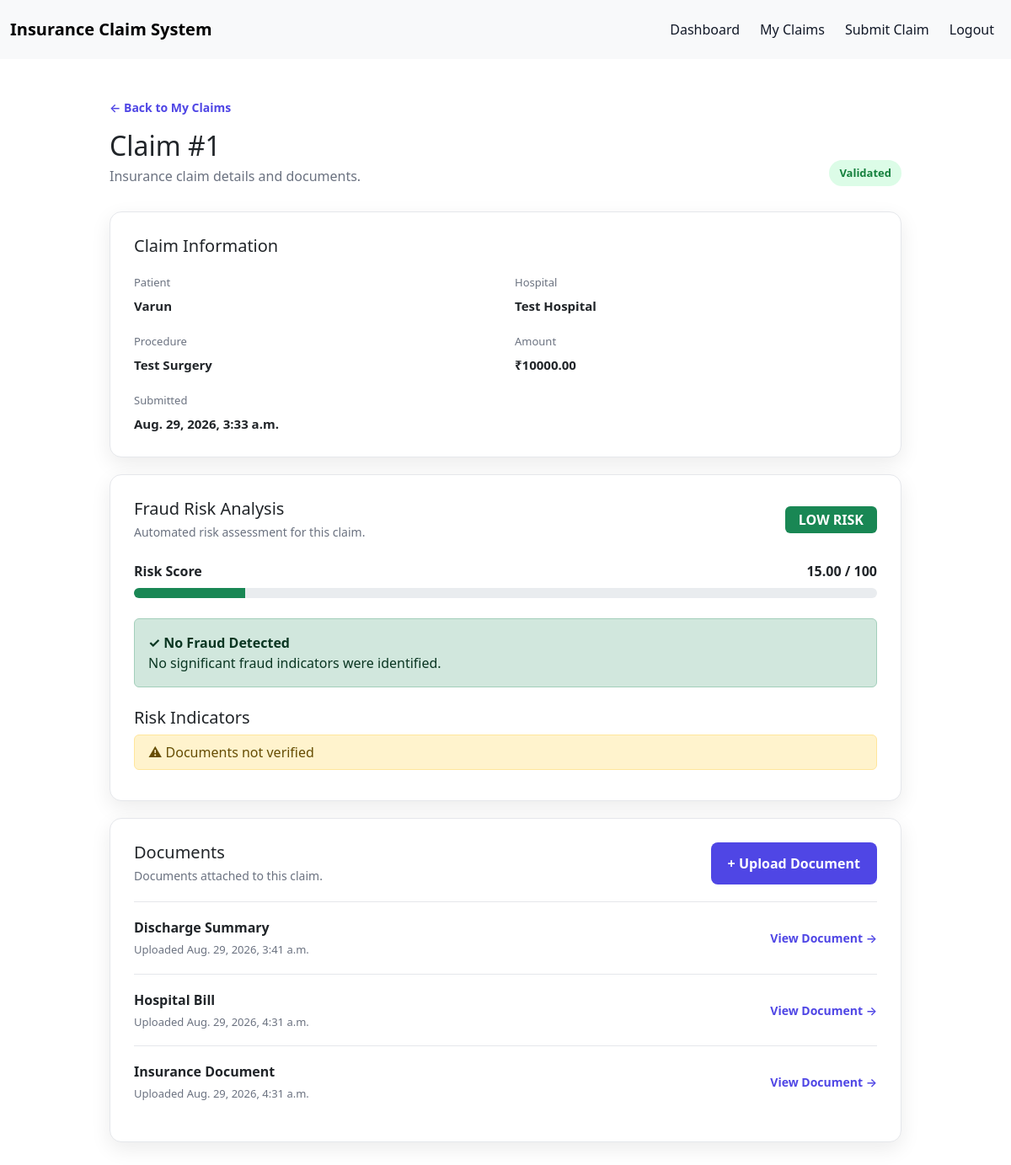
The app's page /claims/1/ (signed in) with its own data.
### claims/models.py (models this page shows, shortened)
class Claim(models.Model):
    user = models.ForeignKey(
        "auth.User",
        on_delete=models.CASCADE,
        related_name="claims",
    )
    STATUS_CHOICES = [
        ("draft", "Draft"),
        ("submitted", "Submitted"),
        ("processing", "Processing"),
        ("validated", "Validated"),
        ("rejected", "Rejected"),
    ]
    dataset_claim_id = models.CharField(max_length=20,unique=True,null=True,blank=True)
    patient_name = models.CharField(max_length=200)
    patient_age = models.PositiveIntegerField(null=True, blank=True)
    patient_gender = models.CharField(max_length=20, null=True, blank=True)
    hospital_name = models.CharField(max_length=200)
    hospital_id = models.CharField(max_length=20, null=True, blank=True)
    doctor_id = models.CharField(max_length=20, null=True, blank=True)
    diagnosis = models.CharField(max_length=300, null=True, blank=True)
    procedure = models.CharField(max_length=300)
    amount = models.DecimalField(max_digits=12, decimal_places=2)
    claim_date = models.DateField(null=True, blank=True)
    admission_date = models.DateField(null=True, blank=True)
    discharge_date = models.DateField(null=True, blank=True)
    days_admitted = models.PositiveIntegerField(null=True, blank=True)
    insurance_type = models.CharField(max_length=100, null=True, blank=True)
    previous_claims = models.PositiveIntegerField(default=0)
    previous_claim_amount = models.DecimalField(
        max_digits=12,
        decimal_places=2,
        default=0
    )
    documents_verified = models.BooleanField(default=False)
    duplicate_claim = models.BooleanField(default=False)
    diagnosis_procedure_match = models.BooleanField(default=True)
    hospital_claim_count = models.PositiveIntegerField(default=0)
    patient_claim_count = models.PositiveIntegerField(default=0)
    status = models.CharField(
        max_length=20,
        choices=STATUS_CHOICES,
        default="draft"
    )
    created_at = models.DateTimeField(auto_now_add=True)

class Document(models.Model):
    DOCUMENT_TYPES = [
        ("bill", "Hospital Bill"),
        ("discharge", "Discharge Summary"),
        ("prescription", "Prescription"),
        ("insurance", "Insurance Document"),
        ("other", "Other"),
    ]
    claim = models.ForeignKey(
        Claim,
        on_delete=models.CASCADE,
        related_name="documents"
    )
    file = models.FileField(upload_to="claims/")
    document_type = models.CharField(
        max_length=20,
        choices=DOCUMENT_TYPES,
        default="other"
    )
    uploaded_at = models.DateTimeField(auto_now_add=True)

### claims/views.py (the view)
@login_required
def claim_detail(request, claim_id):
    claim = get_object_or_404(
        Claim,
        id=claim_id,
        user=request.user
    )
    fraud_result = calculate_fraud_risk(claim)
    return render(
        request,
        "claims/claim_detail.html",
        {
            "claim": claim,
            "fraud_result": fraud_result,
        }
    )

### claims/templates/claims/claim_detail.html (shortened to what this page needs)
{% extends "base.html" %}
{% block content %}
<div class="claim-detail-container">
    <div class="claim-detail-header">
        <div>
            <a href="{% url 'claim_list' %}" class="back-link">
                ← Back to My Claims
            </a>
            <h1>Claim #{{ claim.id }}</h1>
            <p>Insurance claim details and documents.</p>
        </div>
        <span class="claim-status status-{{ claim.status }}">
            {{ claim.get_status_display }}
        </span>
    </div>
    <div class="claim-detail-card">
        <h2>Claim Information</h2>
        <div class="claim-detail-grid">
            <div>
                <span>Patient</span>
                <strong>{{ claim.patient_name }}</strong>
            </div>
            <div>
                <span>Hospital</span>
                <strong>{{ claim.hospital_name }}</strong>
            </div>
            <div>
                <span>Procedure</span>
                <strong>{{ claim.procedure }}</strong>
            </div>
            <div>
                <span>Amount</span>
                <strong>₹{{ claim.amount }}</strong>
            </div>
            <div>
                <span>Submitted</span>
                <strong>{{ claim.created_at }}</strong>
            </div>
        </div>
    </div>
    <div class="claim-detail-card">
        <div class="section-header">
            <div>
                <h2>Fraud Risk Analysis</h2>
                <p>Automated risk assessment for this claim.</p>
            </div>
            {% if fraud_result.risk_level == "high" %}
            <span class="badge bg-danger fs-6 px-3 py-2">
                HIGH RISK
            </span>
            {% elif fraud_result.risk_level == "medium" %}
            <span class="badge bg-warning text-dark fs-6 px-3 py-2">
                MEDIUM RISK
            </span>
            {% else %}
            <span class="badge bg-success fs-6 px-3 py-2">
                LOW RISK
            </span>
            {% endif %}
        </div>
        <div class="mt-4">
            <div class="d-flex justify-content-between mb-2">
                <span>
                    <strong>Risk Score</strong>
                </span>
                <span>
                    <strong>{{ fraud_result.risk_score }} / 100</strong>
                </span>
            </div>
            <div class="progress" style="height: 12px;">
                {% if fraud_result.risk_level == "high" %}
                <div class="progress-bar bg-danger" style="width: {{ fraud_result.risk_score }}%;">
                </div>
                {% elif fraud_result.risk_level == "medium" %}
                <div class="progress-bar bg-warning" style="width: {{ fraud_result.risk_score }}%;">
                </div>
                {% else %}
                <div class="progress-bar bg-success" style="width: {{ fraud_result.risk_score }}%;">
                </div>
                {% endif %}
            </div>
        </div>
        <div class="mt-4">
            {% if fraud_result.fraud_detected %}
            <div class="alert alert-danger mb-0">
                <strong>⚠ Fraud Detected</strong>
                <br>
                This claim requires further investigation.
            </div>
            {% else %}
            <div class="alert alert-success mb-0">
                <strong>✓ No Fraud Detected</strong>
                <br>
                No significant fraud indicators were identified.
            </div>
            {% endif %}
        </div>
        {% if fraud_result.reasons %}
        <div class="mt-4">
            <h5>Risk Indicators</h5>
            {% for reason in fraud_result.reasons %}
            <div class="alert alert-warning py-2 mb-2">
                ⚠ {{ reason }}
            </div>
            {% endfor %}
        </div>
        {% endif %}
    </div>
    <div class="claim-detail-card">
        <div class="section-header">
            <div>
                <h2>Documents</h2>
                <p>Documents attached to this claim.</p>
            </div>
            <a href="{% url 'upload_document' claim.id %}" class="dashboard-button">
                + Upload Document
            </a>
        </div>
        <div class="documents-list">
            {% for document in claim.documents.all %}
            <div class="document-item">
                <div>
                    <strong>
                        {{ document.get_document_type_display }}
                    </strong>
                    <span>
                        Uploaded {{ document.uploaded_at }}
                    </span>
                </div>
                <a href="{{ document.file.url }}" target="_blank" class="document-link">
                    View Document →
                </a>
            </div>
            {% endfor %}
        </div>
    </div>
</div>
{% endblock %}

### authentication/static/authentication/css/style.css (style rules this page uses)
:root { --bg: #f4f6fb; --card: #ffffff; --text: #111827; --muted: #6b7280; --border: #e5e7eb; --primary: #4f46e5; --primary-hover: #4338ca; --input-bg: #ffffff; --shadow: rgba(0, 0, 0, 0.08); }
* { box-sizing: border-box; }
body { margin: 0; min-height: 100vh; font-family: Arial, sans-serif; background-color: var(--bg); color: var(--text); transition: background-color 0.3s ease, color 0.3s ease; }
.dashboard-button { display: block; padding: 13px 20px; background-color: var(--primary); color: white; border-radius: 8px; text-decoration: none; font-weight: 600; transition: background-color 0.2s ease, transform 0.1s ease; }
.claim-status { padding: 6px 12px; border-radius: 20px; font-size: 13px; font-weight: 600; }
.status-validated { background-color: #dcfce7; color: #15803d; }
.claim-detail-container { max-width: 1000px; margin: 0 auto; padding: 45px 30px; }
.claim-detail-header { display: flex; justify-content: space-between; align-items: flex-end; margin-bottom: 30px; }
.claim-detail-header h1 { margin: 15px 0 5px; font-size: 32px; }
.claim-detail-header p { margin: 0; color: var(--muted); }
.back-link { color: var(--primary); text-decoration: none; font-size: 14px; font-weight: 600; }
.claim-detail-card { margin-bottom: 20px; padding: 28px; background-color: var(--card); border: 1px solid var(--border); border-radius: 14px; box-shadow: 0 8px 25px var(--shadow); }
.claim-detail-card h2 { margin: 0 0 22px; font-size: 20px; }
.claim-detail-grid { display: grid; grid-template-columns: repeat(2, 1fr); gap: 22px; }
.claim-detail-grid div { display: flex; flex-direction: column; gap: 6px; }
.claim-detail-grid span { color: var(--muted); font-size: 13px; }
.claim-detail-grid strong { font-size: 15px; }
.section-header { display: flex; justify-content: space-between; align-items: center; margin-bottom: 20px; }
.section-header h2 { margin-bottom: 5px; }
.section-header p { margin: 0; color: var(--muted); font-size: 14px; }
.documents-list { display: flex; flex-direction: column; }
.document-item { display: flex; justify-content: space-between; align-items: center; padding: 18px 0; border-top: 1px solid var(--border); }
.document-item div { display: flex; flex-direction: column; gap: 5px; }
.document-item span { color: var(--muted); font-size: 13px; }
.document-link { color: var(--primary); text-decoration: none; font-size: 14px; font-weight: 600; }

### records on screen
Claim: id "1", status "Validated", patient_name "Varun", hospital_name "Test Hospital", procedure "Test Surgery", amount "10000.00", created_at "Aug. 29, 2026, 3:33 a.m."
Document: document_type "Discharge Summary", uploaded_at "Aug. 29, 2026, 3:41 a.m."
Document: document_type "Hospital Bill", uploaded_at "Aug. 29, 2026, 4:31 a.m."
Document: document_type "Insurance Document", uploaded_at "Aug. 29, 2026, 4:31 a.m."

### other values on screen
{{ fraud_result.risk_score }} "15.00"
{{ reason }} "Documents not verified"
